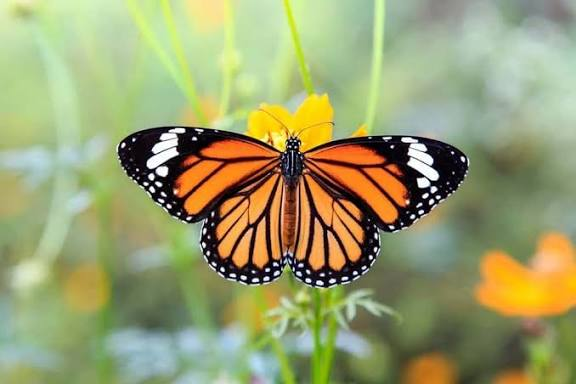
#> input picture image_lab/test/input.jpeg, 576 x 384 px, found by its file name
$ python histogram_equalization.py
#> lines starting #> are read from the running program, lines starting #| are printed output that depends on the picture

from numpy import int64
import cv2
import numpy as np
import matplotlib.pyplot as plt

img = cv2.imread(r'Y:\4-1\cse4-1\image_lab\test\input.jpeg', cv2.IMREAD_GRAYSCALE)
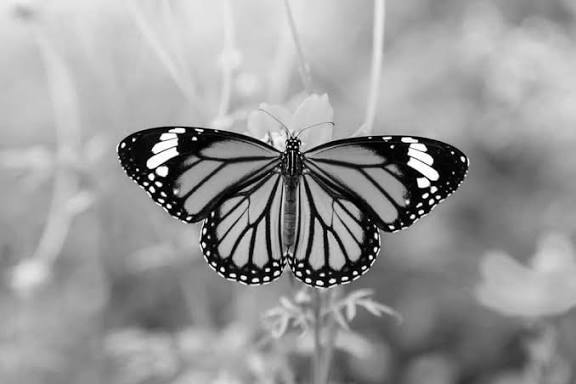
#> img: shape (384, 576); min 0, max 255, mean 152.3

#Image Dimensions
row,col = img.shape
#> row = 384; col = 576
total_pixels = row*col
#> total_pixels = 221184

hist = np.zeros(256, dtype=int64)

#Histogram Calculation
for i in range(row):
    for j in range(col):
        intensity = img[i,j]
        hist[intensity] += 1
#> after the loop, hist = 256 values, max 2540 at index 182, min 36 at index 238, mean 864

#PDF
pdf = hist / total_pixels
#> pdf = 256 values, max 0.0115 at index 182, min 0.000163 at index 238, mean 0.00391

#CDF
cdf = np.zeros(256)
cdf[0] = pdf[0]

for i in range(1,256):
    cdf[i] = cdf[i-1] + pdf[i]
#> after the loop, cdf = 256 values from 0.00502 to 1

#Transformation
mapping = np.round(255*cdf).astype(np.uint8)
#> mapping = 256 values from 1 to 255


#equalization
equalized = np.zeros_like(img)

for i in range(row):
    for j in range(col):
        equalized[i,j] = mapping[img[i,j]]
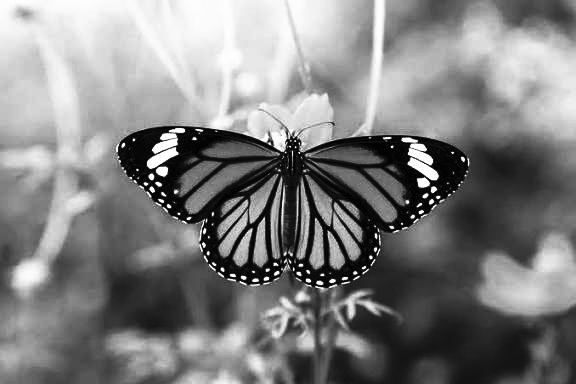
#> equalized: shape (384, 576); min 1, max 255, mean 128.4

plt.figure(figsize=(12, 6))

plt.subplot(2, 2, 1)
plt.imshow(img, cmap="gray")
plt.title("Original")
plt.axis("off")

plt.subplot(2,2,2)
plt.plot(pdf,'r')
plt.title("PDF")

plt.subplot(2,2,3)
plt.plot(cdf,'b')
plt.title("CDF")

plt.subplot(2, 2, 4)
plt.imshow(equalized,cmap="gray")
plt.title("Equalized")
plt.axis("off")


plt.show()
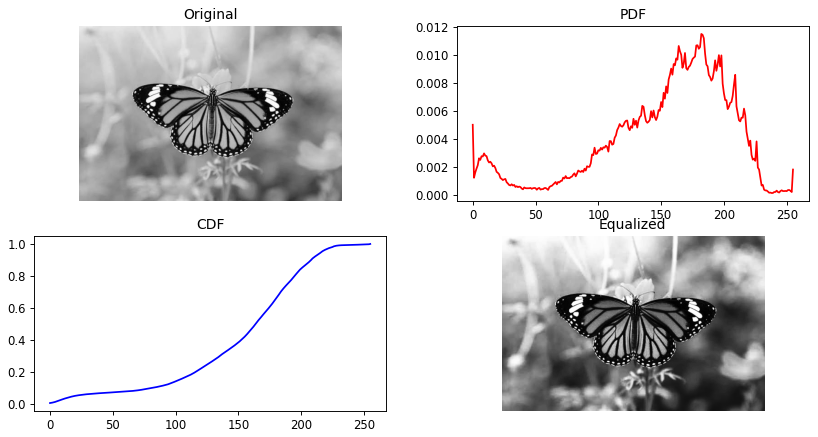
#> figure drawn by matplotlib, 4 panels; panel 2: curve peaks at x = 182, y = 0.0115; panel 3: curve peaks at x = 255, y = 1
